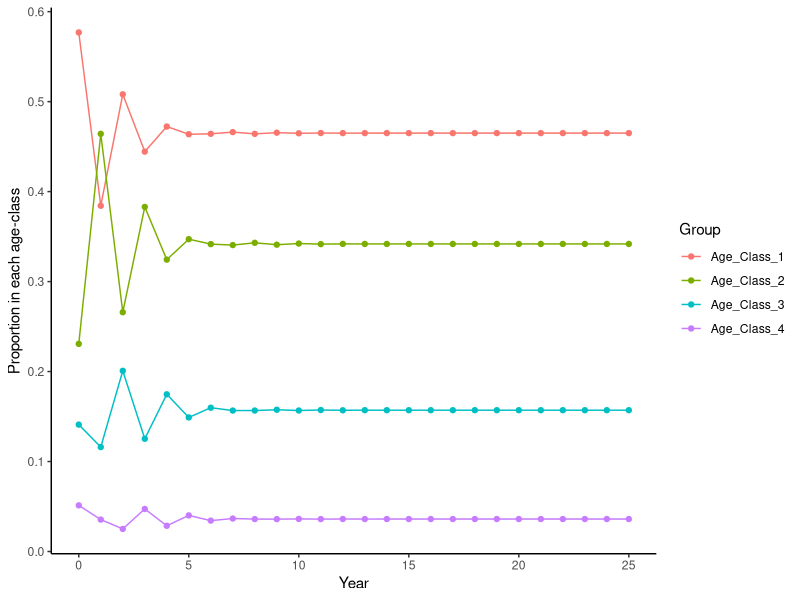
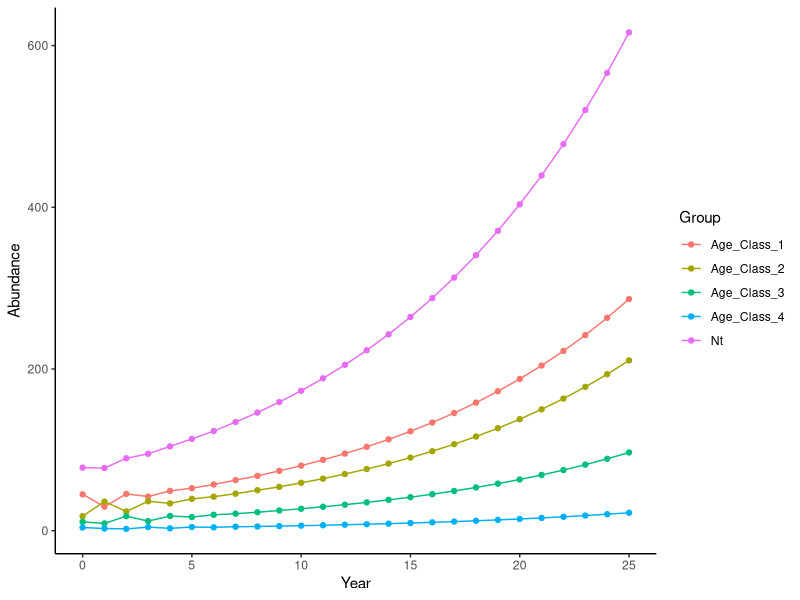
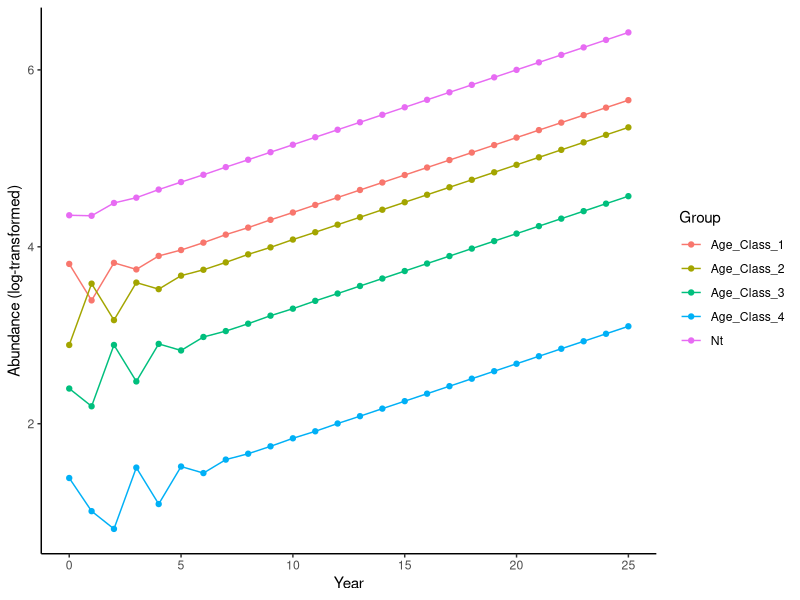
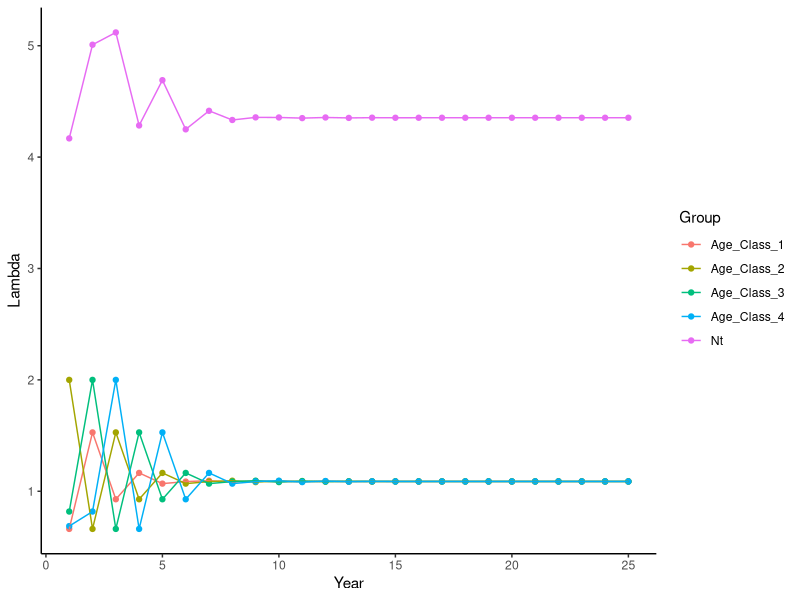

Recreate these plots in R, in order.
# exercise 1----

A <- matrix(c(0, 1, 1, 0.2, ## The fecundities
              0.8, 0.0, 0.0, 0.0, ## The first value is s1
              0.0, 0.5, 0.0, 0.0,
              0.0, 0.0, 0.25, 0), ## The second value is s2
            nrow=4 ,ncol=4, byrow=TRUE)

years1 <- 0:25
nYears1 <- length(years1)
n <- matrix(NA, nYears1, 4)
n[1,] <- c(45, 18, 11, 4) ## Initial abundance

for(t in 2:nYears1) {
  n[t,] <- A %*% n[t-1,] ## Matrix multiplication
}

#sum each row
N <- rowSums(n) ## Total abundance each year
c <- n/N ## This works because of R's recycling rules

#create data frame
data5<-data.frame(years1,c)
colnames(data5)<-c("Year","Age_Class_1", "Age_Class_2", "Age_Class_3", "Age_Class_4")

#convert data to long format for plotting
require(tidyr)
data6<-data5%>% 
  pivot_longer(c("Age_Class_1", "Age_Class_2", "Age_Class_3", "Age_Class_4") 
               ,names_to= "Group", values_to= "Abundance")
##not a required plot but shows proportion in each age class----
require(ggplot2)
p<-ggplot(data6, aes(x=Year, y=Abundance, group=Group, color=Group)) + 
  geom_point() +
  geom_line() +scale_y_continuous("Proportion in each age-class")

p+theme_classic()


#create data frame
data1<-data.frame(years1,n,N)
colnames(data1)<-c("Year","Age_Class_1", "Age_Class_2", "Age_Class_3", "Age_Class_4",
                  "Nt")

#convert data to long format for plotting
require(tidyr)
data2<-data1%>% 
  pivot_longer(c("Age_Class_1", "Age_Class_2", "Age_Class_3", "Age_Class_4",
                 "Nt") ,names_to= "Group", values_to= "Abundance")

##plot 1----
require(ggplot2)
p1<-ggplot(data2, aes(x=Year, y=Abundance, group=Group, color=Group)) + 
  geom_point() +
  geom_line() 

p1+theme_classic()

##log-transform response variable for plot
data2$log<-log(data2$Abundance)
##plot2----
require(ggplot2)
p2<-ggplot(data2, aes(x=Year, y=log, group=Group, color=Group)) + 
  geom_point() +
  geom_line() +
  scale_y_continuous("Abundance (log-transformed)")

p2+theme_classic()

##stable age----
SAD.proj1 <- c[nYears1,]
SAD.proj1

##calculate lambda----
lambda.it <- n[-1,]/n[-nYears1,] ## Divide each row by the row before it
l <- rowSums(lambda.it) ## Total abundance each year
#create data frame
years2<-1:25
data3<-data.frame(years2,lambda.it,l)
colnames(data3)<-c("Year","Age_Class_1", "Age_Class_2", "Age_Class_3", "Age_Class_4",
                   "Nt")

#convert data to long format for plotting
require(tidyr)
data4<-data3%>% 
  pivot_longer(c("Age_Class_1", "Age_Class_2", "Age_Class_3", "Age_Class_4","Nt") ,
               names_to= "Group", values_to= "Lambda")
##plot 3----
require(ggplot2)
p3<-ggplot(data4, aes(x=Year, y=Lambda, group=Group, color=Group)) + 
  geom_point() +
  geom_line() +
  scale_y_continuous("Lambda")

p3+theme_classic()


##lambda----
lambda.it[nYears1-1,] ## These should all be the same

lambda.proj <- lambda.it[nYears1-1,1]
lambda.proj ## Asymptotic growth rate

##asmptotic growth----
eA <- eigen(A)
lambda1 <- Re(eA$values[1])
lambda1 ## Asymptotic growth rate

lambda.proj #same as above

#stable age distribution for each age class
SADu1 <- Re(eA$vectors[,1])
SAD1 <- SADu1/sum(SADu1)
SAD1
SAD.proj1 #same as above

#RRV
eAT <- eigen(t(A))
RVu <- Re(eAT$vectors[,1])
RV <- RVu/RVu[1]
RV



# exercise 2----

b<- matrix(c(1.6,1.5,0.25,0, ## The fecundities
              0.8, 0.0, 0.0, 0.0, ## The first value is s1
              0.0, 0.5, 0.0, 0.0,
              0.0, 0.0, 0.25, 0), ## The second value is s2
            nrow=4 ,ncol=4, byrow=TRUE)

years <- 0:50
nYears <- length(years)
n1 <- matrix(NA, nYears,4)
n2 <- matrix(NA, nYears,4)
n3 <- matrix(NA, nYears,4)
n4 <- matrix(NA, nYears,4)
n1[1,] <- c(200, 0, 0,0) ## Initial abundance
n2[1,] <- c(0, 200, 0,0) ## Initial abundance
n3[1,] <- c(0, 0, 200,0) ## Initial abundance
n4[1,] <- c(0, 0, 0,200) ## Initial abundance

for(t in 2:nYears) {
  n1[t,] <- b %*% n1[t-1,]
  n2[t,] <- b %*% n2[t-1,]
  n3[t,] <- b %*% n3[t-1,]
  n4[t,] <- b %*% n4[t-1,]

  ## Matrix multiplication
}

#create data frame
data<-data.frame(years,n1,n2,n3,n4)
colnames(data)<-c("Year","P1_Age1", "P1_Age2", "P1_Age3", "P1_Age4",
                  "P2_Age1", "P2_Age2", "P2_Age3", "P2_Age4",
                  "P3_Age1", "P3_Age2", "P3_Age3", "P3_Age4",
                  "P4_Age1", "P4_Age2", "P4_Age3", "P4_Age4")
require(dplyr)
df<-data%>%rowwise("P1_Age1", "P1_Age2", "P1_Age3", "P1_Age4")

#compute row sums
d1<-df%>%mutate(P1_Nt=sum(c(P1_Age1, P1_Age2, P1_Age3, P1_Age4)),
                  P2_Nt=sum(c(P2_Age1, P2_Age2, P2_Age3, P2_Age4)),
                  P3_Nt=sum(c(P3_Age1, P3_Age2, P3_Age3, P3_Age4)),
                  P4_Nt=sum(c(P4_Age1, P4_Age2, P4_Age3, P4_Age4)))


##eigen analysis ----
eb <- eigen(b)
lambda <- Re(eb$values[1])
lambda ## Asymptotic growth rate

SADu <- Re(eb$vectors[,1])
SAD <- SADu/sum(SADu)
SAD

##Reproductive values----
ebT <- eigen(t(b))
RVu1 <- Re(ebT$vectors[,1])
RV1 <- RVu1/RVu1[1]
RV1
